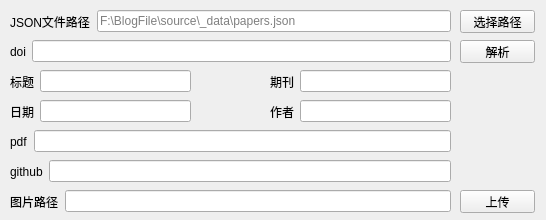
<?xml version="1.0" encoding="UTF-8"?>
<ui version="4.0">
 <class>Form</class>
 <widget class="QWidget" name="Form">
  <property name="geometry">
   <rect>
    <x>0</x>
    <y>0</y>
    <width>546</width>
    <height>220</height>
   </rect>
  </property>
  <property name="sizePolicy">
   <sizepolicy hsizetype="Fixed" vsizetype="Fixed">
    <horstretch>0</horstretch>
    <verstretch>0</verstretch>
   </sizepolicy>
  </property>
  <property name="minimumSize">
   <size>
    <width>300</width>
    <height>100</height>
   </size>
  </property>
  <property name="maximumSize">
   <size>
    <width>883</width>
    <height>554</height>
   </size>
  </property>
  <property name="acceptDrops">
   <bool>true</bool>
  </property>
  <property name="windowTitle">
   <string>推荐论文快速上传</string>
  </property>
  <property name="autoFillBackground">
   <bool>true</bool>
  </property>
  <widget class="QWidget" name="layoutWidget">
   <property name="geometry">
    <rect>
     <x>10</x>
     <y>10</y>
     <width>441</width>
     <height>23</height>
    </rect>
   </property>
   <layout class="QHBoxLayout" name="horizontalLayout">
    <item>
     <widget class="QLabel" name="label">
      <property name="text">
       <string>JSON文件路径</string>
      </property>
     </widget>
    </item>
    <item>
     <widget class="QLineEdit" name="jsonPath">
      <property name="placeholderText">
       <string>F:\BlogFile\source\_data\papers.json</string>
      </property>
     </widget>
    </item>
   </layout>
  </widget>
  <widget class="QPushButton" name="btnAna">
   <property name="geometry">
    <rect>
     <x>460</x>
     <y>40</y>
     <width>75</width>
     <height>23</height>
    </rect>
   </property>
   <property name="text">
    <string>解析</string>
   </property>
  </widget>
  <widget class="QWidget" name="layoutWidget_2">
   <property name="geometry">
    <rect>
     <x>10</x>
     <y>40</y>
     <width>441</width>
     <height>23</height>
    </rect>
   </property>
   <layout class="QHBoxLayout" name="horizontalLayout_2">
    <item>
     <widget class="QLabel" name="label_2">
      <property name="text">
       <string>doi</string>
      </property>
     </widget>
    </item>
    <item>
     <widget class="QLineEdit" name="doiPath"/>
    </item>
   </layout>
  </widget>
  <widget class="QPushButton" name="btnFile">
   <property name="geometry">
    <rect>
     <x>460</x>
     <y>10</y>
     <width>75</width>
     <height>23</height>
    </rect>
   </property>
   <property name="text">
    <string>选择路径</string>
   </property>
  </widget>
  <widget class="QWidget" name="layoutWidget_3">
   <property name="geometry">
    <rect>
     <x>270</x>
     <y>70</y>
     <width>181</width>
     <height>23</height>
    </rect>
   </property>
   <layout class="QHBoxLayout" name="horizontalLayout_3">
    <item>
     <widget class="QLabel" name="label_3">
      <property name="text">
       <string>期刊</string>
      </property>
     </widget>
    </item>
    <item>
     <widget class="QLineEdit" name="venue"/>
    </item>
   </layout>
  </widget>
  <widget class="QWidget" name="layoutWidget_4">
   <property name="geometry">
    <rect>
     <x>10</x>
     <y>70</y>
     <width>181</width>
     <height>23</height>
    </rect>
   </property>
   <layout class="QHBoxLayout" name="horizontalLayout_4">
    <item>
     <widget class="QLabel" name="label_4">
      <property name="text">
       <string>标题</string>
      </property>
     </widget>
    </item>
    <item>
     <widget class="QLineEdit" name="title"/>
    </item>
   </layout>
  </widget>
  <widget class="QWidget" name="layoutWidget_5">
   <property name="geometry">
    <rect>
     <x>10</x>
     <y>130</y>
     <width>441</width>
     <height>23</height>
    </rect>
   </property>
   <layout class="QHBoxLayout" name="horizontalLayout_5">
    <item>
     <widget class="QLabel" name="label_5">
      <property name="text">
       <string>pdf</string>
      </property>
     </widget>
    </item>
    <item>
     <widget class="QLineEdit" name="pdf"/>
    </item>
   </layout>
  </widget>
  <widget class="QWidget" name="layoutWidget_6">
   <property name="geometry">
    <rect>
     <x>10</x>
     <y>100</y>
     <width>181</width>
     <height>23</height>
    </rect>
   </property>
   <layout class="QHBoxLayout" name="horizontalLayout_6">
    <item>
     <widget class="QLabel" name="label_6">
      <property name="text">
       <string>日期</string>
      </property>
     </widget>
    </item>
    <item>
     <widget class="QLineEdit" name="date"/>
    </item>
   </layout>
  </widget>
  <widget class="QWidget" name="layoutWidget_7">
   <property name="geometry">
    <rect>
     <x>270</x>
     <y>100</y>
     <width>181</width>
     <height>23</height>
    </rect>
   </property>
   <layout class="QHBoxLayout" name="horizontalLayout_7">
    <item>
     <widget class="QLabel" name="label_7">
      <property name="text">
       <string>作者</string>
      </property>
     </widget>
    </item>
    <item>
     <widget class="QLineEdit" name="author"/>
    </item>
   </layout>
  </widget>
  <widget class="QWidget" name="layoutWidget_8">
   <property name="geometry">
    <rect>
     <x>10</x>
     <y>160</y>
     <width>441</width>
     <height>23</height>
    </rect>
   </property>
   <layout class="QHBoxLayout" name="horizontalLayout_8">
    <item>
     <widget class="QLabel" name="label_8">
      <property name="text">
       <string>github</string>
      </property>
     </widget>
    </item>
    <item>
     <widget class="QLineEdit" name="repo"/>
    </item>
   </layout>
  </widget>
  <widget class="QPushButton" name="btnUpload">
   <property name="geometry">
    <rect>
     <x>460</x>
     <y>190</y>
     <width>75</width>
     <height>23</height>
    </rect>
   </property>
   <property name="text">
    <string>上传</string>
   </property>
  </widget>
  <widget class="QWidget" name="layoutWidget_9">
   <property name="geometry">
    <rect>
     <x>10</x>
     <y>190</y>
     <width>441</width>
     <height>23</height>
    </rect>
   </property>
   <layout class="QHBoxLayout" name="horizontalLayout_9">
    <item>
     <widget class="QLabel" name="label_9">
      <property name="text">
       <string>图片路径</string>
      </property>
     </widget>
    </item>
    <item>
     <widget class="QLineEdit" name="img"/>
    </item>
   </layout>
  </widget>
 </widget>
 <resources/>
 <connections/>
</ui>
